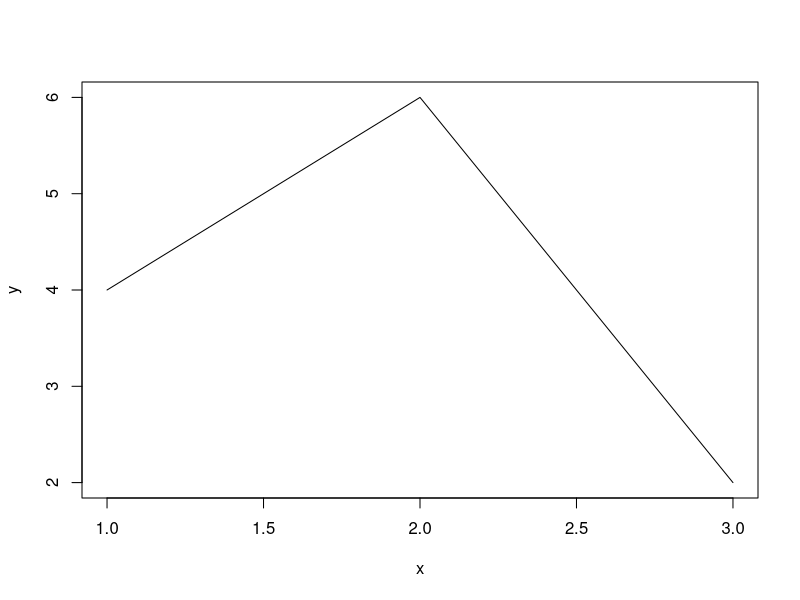

Write the R code that produced this figure. (Note: this script raises an error after producing the figure.)
#functions
columnmean <- function(x, removeNA=TRUE){
  nc <- ncol(x)
  means <- numeric(nc)
  for (i in 1:nc){
    means[i] <- mean(x[,i], na.rm = removeNA)
  }
  means
}
columnmean(airquality, F)

myplot <- function(x,y,type='l',...){
  plot(x,y,type = type,...)
}
myplot(c(1,2,3),c(4,6,2))

make.powwer <- function(n) {
  pow <- function(x){
    x^n
  }
  pow
}
cube <- make.powwer(3)
cube(2) # 8
ls(environment(cube)) # 'n' 'pow'
get("n", environment(cube)) #3

#y <- 10
f <- function(x){
  y <- 2
  y^2+g(x) # g uses global y here
}
g <- function(x){
  x*y
}
f(3) #34 (uses local y)
g(1) #10 (uses global y)

x <- 1:10
if(x > 5) {
  x <- 0
}

f <- function(x) {
  g <- function(y) {
    y + z
  }
  z <- 4
  x + g(x)
}







